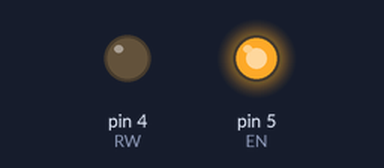
This sketch was run on a simulated Arduino Uno, built with avr-gcc and run on an emulated ATmega328P. Parts: output pins drawn as LEDs (lit = HIGH). Pins used as bus, display or sensor lines are not drawn.

Above: at 0.1 s.
Timing chart, 0 to 1.6 s (numbered marks = the images above):
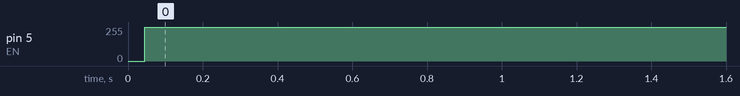

The sketch:

LCD_4_Bit_Mode.ino
```cpp
const int RS = 3;
const int RW = 4;
const int EN = 5;
const int D4 = 10;
const int D5 = 11;
const int D6 = 12;
const int D7 = 13;

void printdata(unsigned char data)
{
  if(data&0x10 == 0x10) { digitalWrite(D4,HIGH); }
  else                    { digitalWrite(D4,LOW);  }

  if(data&0x20 == 0x20) { digitalWrite(D5,HIGH); }
  else                    { digitalWrite(D5,LOW);  }

  if(data&0x40 == 0x40) { digitalWrite(D6,HIGH); }
  else                    { digitalWrite(D6,LOW);  }

  if(data&0x80 == 0x80) { digitalWrite(D7,HIGH); }
  else                    { digitalWrite(D7,LOW);  }
}

void lcd_data(unsigned char data)
{
  printdata(data&0x0F);
  digitalWrite(RS,HIGH);
  digitalWrite(RW,LOW);
  digitalWrite(EN,HIGH);
  delay(2);
  digitalWrite(EN,LOW);

  printdata(data<<4);
  digitalWrite(RS,HIGH);
  digitalWrite(RW,LOW);
  digitalWrite(EN,HIGH);
  delay(2);
  digitalWrite(EN,LOW);
}

void lcd_command(unsigned char command)
{
  printdata(command&0x0F);
  digitalWrite(RS,LOW);
  digitalWrite(RW,LOW);
  digitalWrite(EN,HIGH);
  delay(2);
  digitalWrite(EN,LOW);

  printdata(command<<4);
  digitalWrite(RS,LOW);
  digitalWrite(RW,LOW);
  digitalWrite(EN,HIGH);
  delay(2);
  digitalWrite(EN,LOW);
}

void lcd_string(unsigned char str[],unsigned char num)
{
  unsigned char i;
  for(i=0;i<num;i++)
  {
    lcd_data(str[i]);
  }
}

void lcd_initialise()
{
  lcd_command(0x28);
  lcd_command(0x0C);
  lcd_command(0x06);
  lcd_command(0x01);
}

void setup()
{
  pinMode(RS,OUTPUT);
  pinMode(RW,OUTPUT);
  pinMode(EN,OUTPUT);

  pinMode(D4,OUTPUT);
  pinMode(D5,OUTPUT);
  pinMode(D6,OUTPUT);
  pinMode(D7,OUTPUT);
  lcd_initialise();
}

void loop()
{
  lcd_command(0x80);
  lcd_string("SATHIS",6);
  lcd_command(0xC0);
  lcd_string("KUMAR",5);
}
```

Measured:
- by itself, pin 5 (EN): 0/255 → 252/255 at 0.04 s
